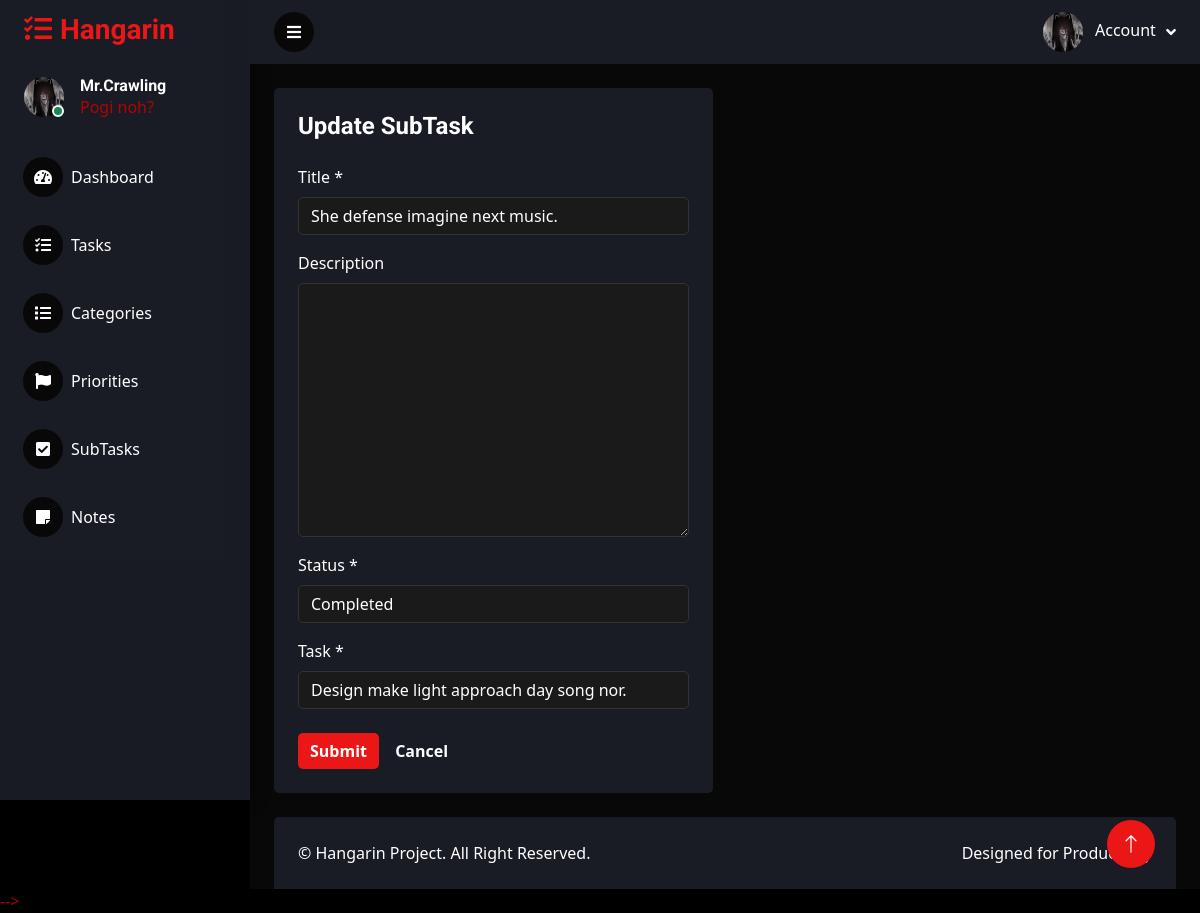
Before: /subtasks/121/ with the older database file.
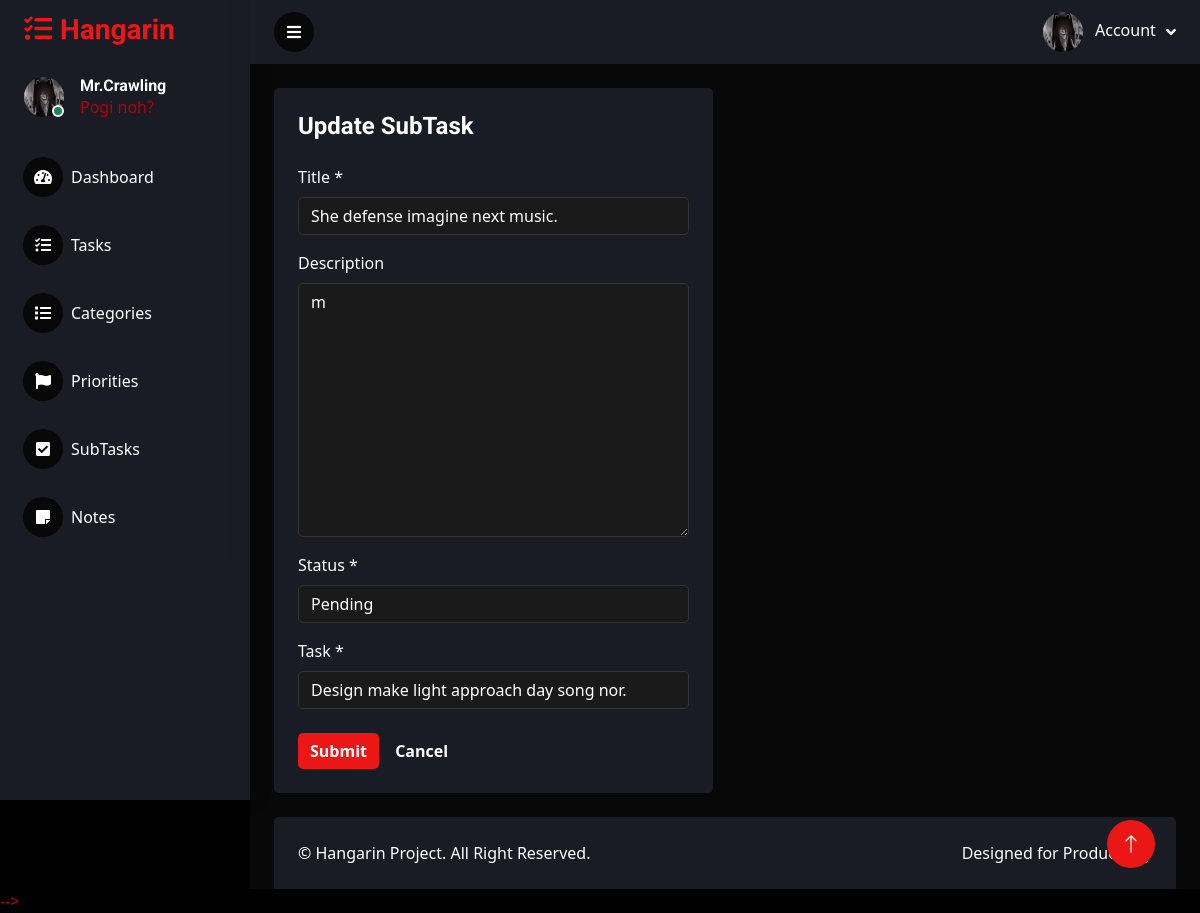
After: the same page with the newer database file.
### tasks/models.py (models this page shows, shortened)
class BaseModel(models.Model):
    created_at = models.DateTimeField(auto_now_add=True)
    updated_at = models.DateTimeField(auto_now=True)
    class Meta:
        abstract = True

class SubTask(BaseModel):
    STATUS_CHOICES = [
        ("Pending", "Pending"),
        ("In Progress", "In Progress"),
        ("Completed", "Completed"),
    ]
    title = models.CharField(max_length=200)
    description = models.TextField(blank=True)
    status = models.CharField(
        max_length=50,
        choices=STATUS_CHOICES,
        default="Pending"
    )
    task = models.ForeignKey(Task, on_delete=models.CASCADE, related_name='subtasks')
    class Meta:
        ordering = ['-created_at']

### tasks/views.py (the view)
# urls.py: path('subtasks/<int:pk>/', SubTaskUpdateView.as_view(), name='subtask-update'),
class SubTaskUpdateView(UpdateView):
    model = SubTask
    form_class = SubTaskForm
    template_name = 'subtask_form.html'
    success_url = reverse_lazy('subtask-list')

### tasks/forms.py
class SubTaskForm(forms.ModelForm):
    class Meta:
        model = SubTask
        fields = "__all__"
        widgets = {
            'title': forms.TextInput(attrs={'placeholder': 'Enter subtask title...'}),
        }

### tasks/models.py (called while the page is built)
    def __str__(self):
        return self.title

### templates/subtask_form.html (shortened to what this page needs)
{% extends 'base.html' %}
{% load static %}
{% block content %}
<div class="container-fluid pt-4 px-4">
    <div class="row g-4">
        <div class="col-sm-12 col-xl-6">
            <div class="bg-secondary rounded h-100 p-4">
                <h4 class="mb-4">{% if object %}Update SubTask{% else %}Add New SubTask{% endif %}</h4>
                <form method="post" novalidate>
                    {% include 'includes/form.html' %}
                    <div class="mt-4">
                        <button type="submit" class="btn btn-primary">Submit</button>
                        <a href="{% url 'subtask-list' %}" class="btn btn-secondary">Cancel</a>
                    </div>
                </form>
            </div>
        </div>
    </div>
</div>
{% endblock %}

### templates/includes/form.html (shortened to what this page needs)
{% load widget_tweaks %}
{% for field in form %}
<div class="mb-3">
    <label for="{{ field.id_for_label }}" class="form-label">
        {{ field.label }}
        {% if field.field.required %}<span class="text-danger">*</span>{% endif %}
    </label>
    {% if field.field.widget.input_type == 'select' %}
        {% render_field field class="form-select bg-dark text-white" %}
    {% elif field.field.widget.input_type == 'checkbox' %}
        <div class="form-check">
            {% render_field field class="form-check-input" %}
        </div>
    {% elif field.field.widget.input_type == 'textarea' %}
        {% render_field field class="form-control bg-dark text-white" rows="3" %}
    {% else %}
        {% render_field field class="form-control bg-dark text-white" %}
    {% endif %}
</div>
{% endfor %}

Changed rows visible on the page:
changed SubTask "She defense imagine next music.": description (not shown) → "m"; status "Completed" → "Pending"
